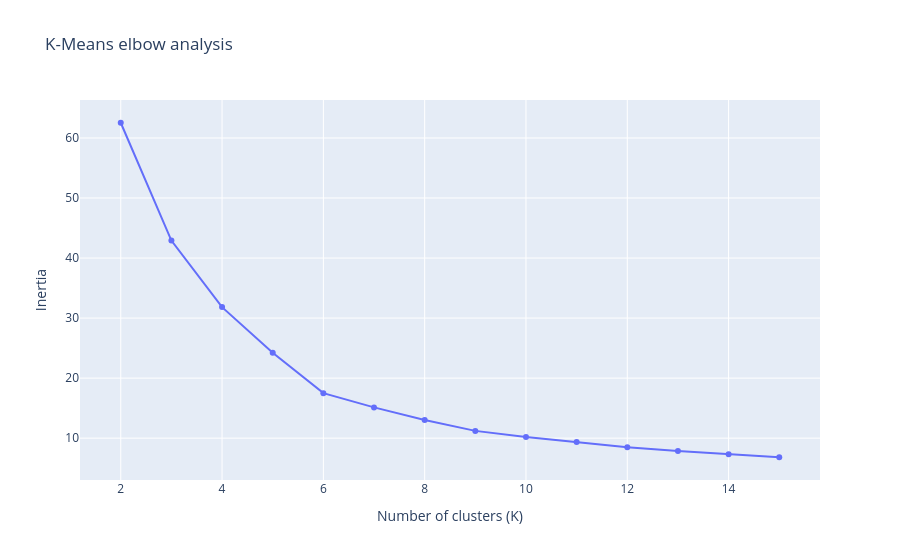
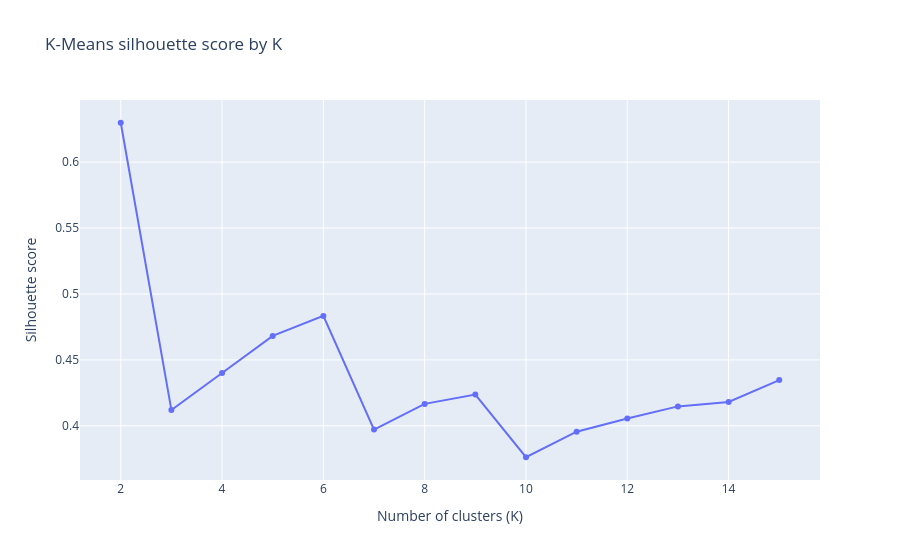

Here is the notebook cell these charts were saved with, in order:
### Markdown cell above
## 6. K-Means: choosing the number of clusters

#### K-Means requires us to choose the number of clusters.

#### Rather than selecting an arbitrary value, we test a range of possible values. For each K we calculate:
- #### Inertia: how compact the clusters are.
- #### Silhouette score: how well separated and internally cohesive the clusters are.
- #### Davies–Bouldin score: lower values indicate better separation/compactness.

### Code cell
from sklearn.model_selection import ParameterGrid

def grid_search_kmeans(X, k_values=range(2, 16)):
    results = []

    for params in ParameterGrid({"n_clusters": list(k_values)}):
        model = KMeans(
            n_clusters=params["n_clusters"],
            random_state=RANDOM_STATE,
            n_init=10
        )
        labels = model.fit_predict(X)

        results.append({
            "n_clusters": params["n_clusters"],
            "inertia": model.inertia_,
            "silhouette": silhouette_score(X, labels),
            "davies_bouldin": davies_bouldin_score(X, labels)
        })

    return pd.DataFrame(results)


k_results = grid_search_kmeans(X)

display(k_results)

fig = px.line(
    k_results,
    x="n_clusters",
    y="inertia",
    markers=True,
    title="K-Means elbow analysis",
    labels={
        "n_clusters": "Number of clusters (K)",
        "inertia": "Inertia"
    }
)
fig.show()

fig = px.line(
    k_results,
    x="n_clusters",
    y="silhouette",
    markers=True,
    title="K-Means silhouette score by K",
    labels={
        "n_clusters": "Number of clusters (K)",
        "silhouette": "Silhouette score"
    }
)
fig.show()

### Figure 1 — Plotly figure (JSON) as saved in the notebook; plotly's stock layout.template omitted (floating-point values rounded to 4 significant figures)
{"data": [{"hovertemplate": "Number of clusters (K)=%{x}<br>Inertia=%{y}<extra></extra>", "legendgroup": "", "line": {"color": "#636efa", "dash": "solid"}, "marker": {"symbol": "circle"}, "mode": "lines+markers", "name": "", "orientation": "v", "showlegend": false, "type": "scatter", "x": [2, 3, 4, 5, 6, 7, 8, 9, 10, 11, 12, 13, 14, 15], "xaxis": "x", "y": [62.53, 42.91, 31.83, 24.22, 17.5, 15.12, 13.02, 11.21, 10.2, 9.367, 8.496, 7.872, 7.304, 6.821], "yaxis": "y"}], "layout": {"legend": {"tracegroupgap": 0}, "title": {"text": "K-Means elbow analysis"}, "xaxis": {"anchor": "y", "domain": [0, 1], "title": {"text": "Number of clusters (K)"}}, "yaxis": {"anchor": "x", "domain": [0, 1], "title": {"text": "Inertia"}}}}

### Figure 2 — Plotly figure (JSON) as saved in the notebook; plotly's stock layout.template omitted (floating-point values rounded to 4 significant figures)
{"data": [{"hovertemplate": "Number of clusters (K)=%{x}<br>Silhouette score=%{y}<extra></extra>", "legendgroup": "", "line": {"color": "#636efa", "dash": "solid"}, "marker": {"symbol": "circle"}, "mode": "lines+markers", "name": "", "orientation": "v", "showlegend": false, "type": "scatter", "x": [2, 3, 4, 5, 6, 7, 8, 9, 10, 11, 12, 13, 14, 15], "xaxis": "x", "y": [0.6299, 0.4119, 0.44, 0.4682, 0.4834, 0.3972, 0.4166, 0.4237, 0.3761, 0.3955, 0.4055, 0.4147, 0.4181, 0.4347], "yaxis": "y"}], "layout": {"legend": {"tracegroupgap": 0}, "title": {"text": "K-Means silhouette score by K"}, "xaxis": {"anchor": "y", "domain": [0, 1], "title": {"text": "Number of clusters (K)"}}, "yaxis": {"anchor": "x", "domain": [0, 1], "title": {"text": "Silhouette score"}}}}
